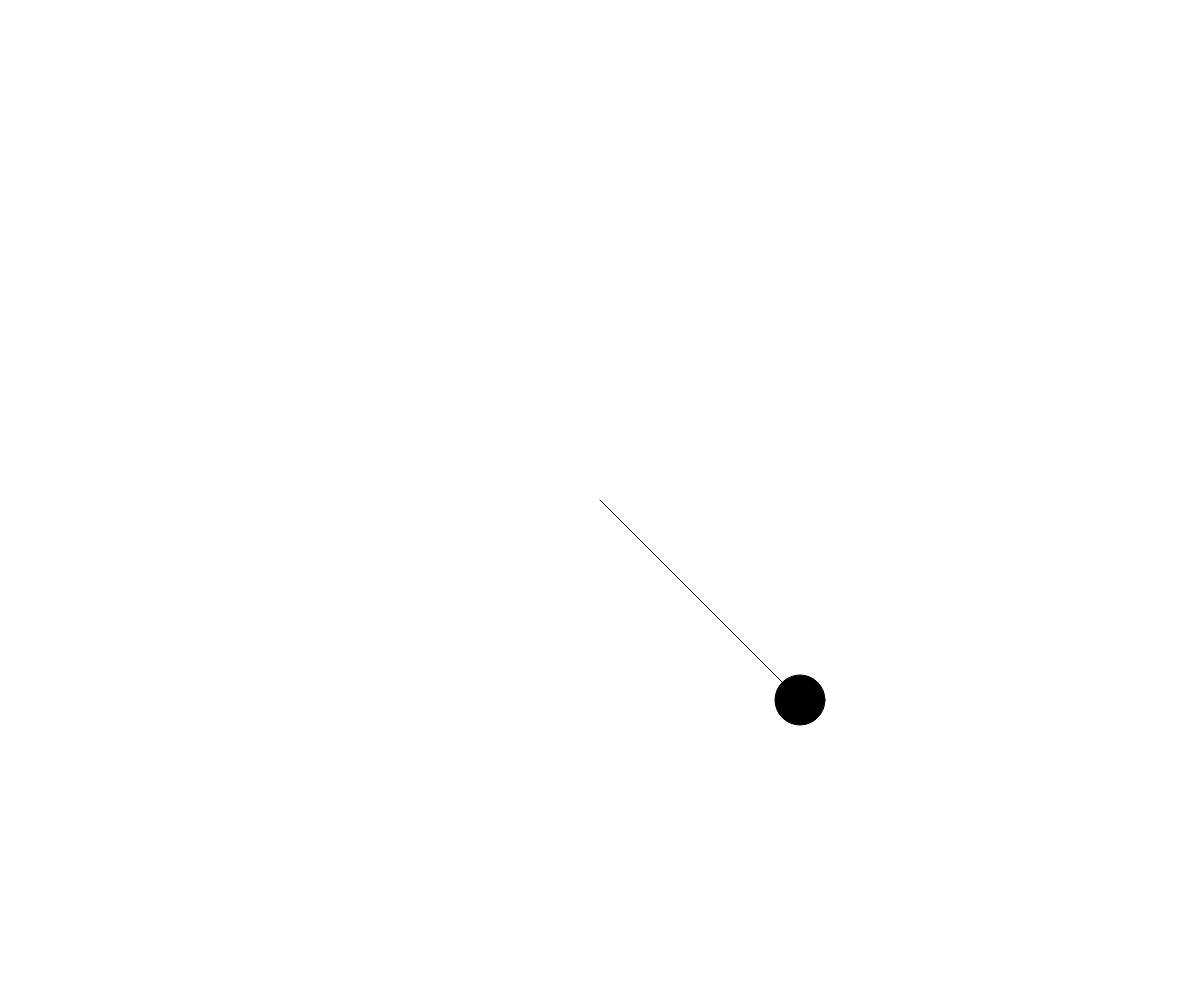
Frame 1 (no input)
Frame 60 (no input): identical to frame 1, image omitted
Frame 120 (the mouse pressed at the canvas centre since frame 60): identical to frame 1, image omitted

The p5.js sketch that drew this single still picture (run headless with seeded random() and noise() and a simulated clock; from frame 60 on, the mouse is pressed at the canvas centre):

// p5.js sketch
// ── sketch.js
function setup() {
	createCanvas(windowWidth, windowHeight);
	background(255);
}
 
 
function draw() {
	background(255);
	stroke(0);
	fill(0);
	translate(width / 2, height / 2);

	ellipse( 200, 200, 50, 50 );
	line( 0, 0, 200, 200 );

}
